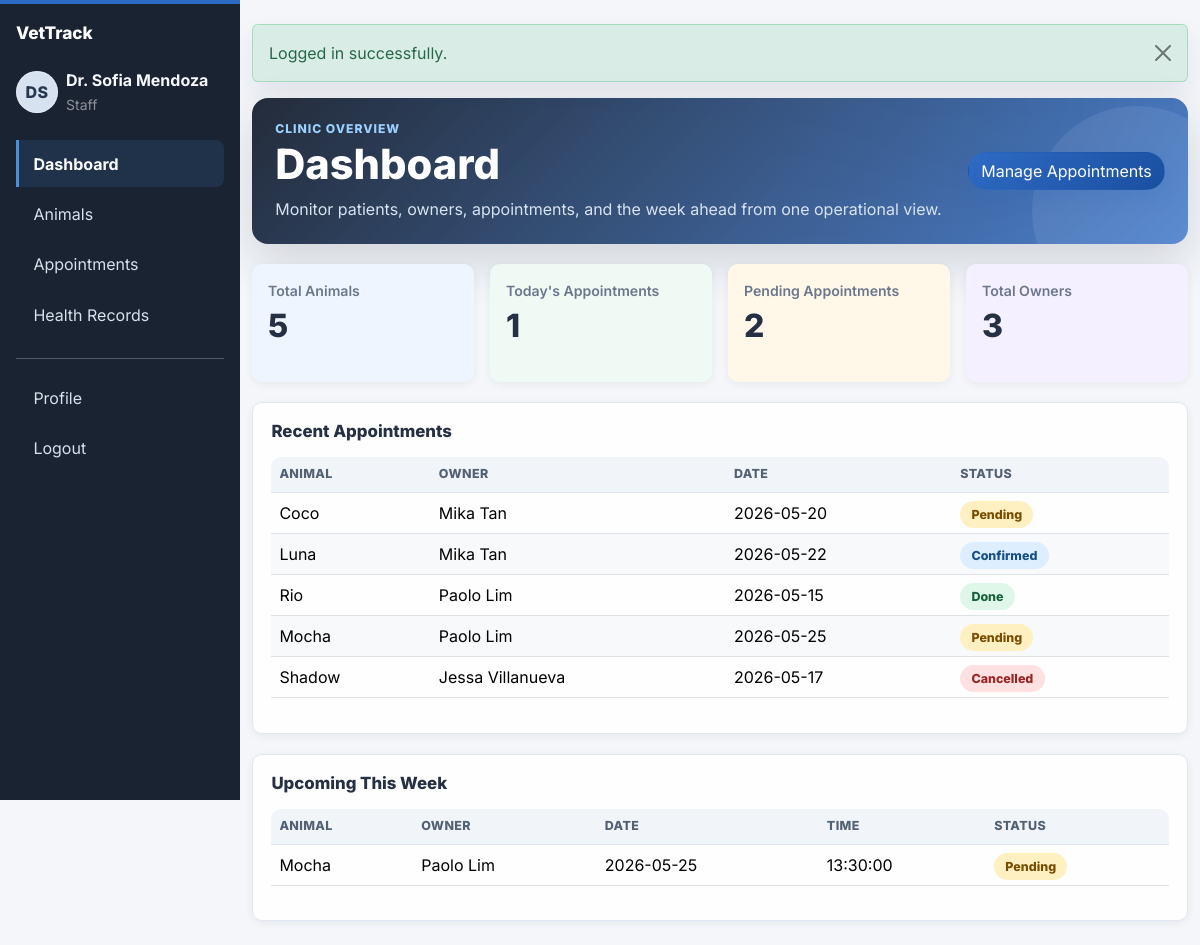
/pages/dashboard.php (signed in), run on the app's committed database.
### tables this page shows
CREATE TABLE appointments (
    id INT UNSIGNED AUTO_INCREMENT PRIMARY KEY,
    animal_id INT UNSIGNED NOT NULL,
    staff_id INT UNSIGNED NULL,
    date DATE NOT NULL,
    time TIME NOT NULL,
    reason TEXT NOT NULL,
    status ENUM('pending','confirmed','done','cancelled') NOT NULL DEFAULT 'pending',
    created_at TIMESTAMP DEFAULT CURRENT_TIMESTAMP,
    CONSTRAINT fk_appointments_animal
        FOREIGN KEY (animal_id)
        REFERENCES animals(id)
        ON DELETE CASCADE
        ON UPDATE CASCADE,
    CONSTRAINT fk_appointments_staff
        FOREIGN KEY (staff_id)
        REFERENCES users(id)
        ON DELETE SET NULL
        ON UPDATE CASCADE
);

CREATE TABLE animals (
    id INT UNSIGNED AUTO_INCREMENT PRIMARY KEY,
    owner_id INT UNSIGNED NOT NULL,
    name VARCHAR(100) NOT NULL,
    species VARCHAR(100) NOT NULL DEFAULT 'other',
    breed VARCHAR(100) DEFAULT NULL,
    age DECIMAL(5,2) DEFAULT NULL,
    weight DECIMAL(6,2) DEFAULT NULL,
    created_at TIMESTAMP DEFAULT CURRENT_TIMESTAMP,
    CONSTRAINT fk_animals_owner
        FOREIGN KEY (owner_id)
        REFERENCES owners(id)
        ON DELETE CASCADE
        ON UPDATE CASCADE
);

CREATE TABLE users (
    id INT UNSIGNED AUTO_INCREMENT PRIMARY KEY,
    name VARCHAR(100) NOT NULL,
    email VARCHAR(150) NOT NULL UNIQUE,
    password VARCHAR(255) NOT NULL,
    role ENUM('admin','staff','owner') NOT NULL DEFAULT 'owner',
    created_at TIMESTAMP DEFAULT CURRENT_TIMESTAMP
);

### includes/functions.php (called while the page is built, shortened)
<?php
function app_url($path = '')
{
    return BASE_URL . ltrim((string) $path, '/');
}

### pages/dashboard.php (the view, shortened to what this page needs)
<?php
require_once __DIR__ . '/../config/db.php';
require_once __DIR__ . '/../includes/functions.php';
$role = $_SESSION['role'] ?? '';
$statusBadgeClasses = [
    'pending' => 'status-pending',
    'confirmed' => 'status-confirmed',
    'done' => 'status-done',
    'cancelled' => 'status-cancelled',
];
if (in_array($role, ['admin', 'staff'], true)) {
    $totalAnimalsStmt = $pdo->prepare('SELECT COUNT(*) AS total FROM animals');
    $totalAnimalsStmt->execute();
    $totalAnimals = (int) ($totalAnimalsStmt->fetch()['total'] ?? 0);
    $todayAppointmentsStmt = $pdo->prepare('SELECT COUNT(*) AS total FROM appointments WHERE date = CURDATE()');
    $todayAppointmentsStmt->execute();
    $todayAppointments = (int) ($todayAppointmentsStmt->fetch()['total'] ?? 0);
    $pendingAppointmentsStmt = $pdo->prepare('SELECT COUNT(*) AS total FROM appointments WHERE status = :status');
    $pendingAppointmentsStmt->execute(['status' => 'pending']);
    $pendingAppointments = (int) ($pendingAppointmentsStmt->fetch()['total'] ?? 0);
    $totalOwnersStmt = $pdo->prepare('SELECT COUNT(*) AS total FROM owners');
    $totalOwnersStmt->execute();
    $totalOwners = (int) ($totalOwnersStmt->fetch()['total'] ?? 0);
    $recentStmt = $pdo->prepare(
        'SELECT appointments.*, animals.name AS animal_name, users.name AS owner_name
         FROM appointments
         INNER JOIN animals ON appointments.animal_id = animals.id
         INNER JOIN owners ON animals.owner_id = owners.id
         INNER JOIN users ON owners.user_id = users.id
         ORDER BY appointments.created_at DESC
         LIMIT 10'
    );
    $recentStmt->execute();
    $recentAppointments = $recentStmt->fetchAll();
    $weekStmt = $pdo->prepare(
        'SELECT appointments.*, animals.name AS animal_name, users.name AS owner_name
         FROM appointments
         INNER JOIN animals ON appointments.animal_id = animals.id
         INNER JOIN owners ON animals.owner_id = owners.id
         INNER JOIN users ON owners.user_id = users.id
         WHERE appointments.date BETWEEN CURDATE() AND DATE_ADD(CURDATE(), INTERVAL 7 DAY)
         ORDER BY appointments.date ASC, appointments.time ASC'
    );
    $weekStmt->execute();
    $upcomingWeek = $weekStmt->fetchAll();
}
include __DIR__ . '/../includes/header.php';
?>
<div class="entity-page dashboard-section">
    <section class="entity-hero">
        <div>
            <div class="entity-kicker">
                <?php echo htmlspecialchars(in_array($role, ['admin', 'staff'], true) ? 'Clinic Overview' : 'Owner Portal', ENT_QUOTES, 'UTF-8'); ?>
            </div>
            <h1 class="entity-title">
                <?php echo htmlspecialchars('Dashboard', ENT_QUOTES, 'UTF-8'); ?>
            </h1>
            <p class="entity-subtitle">
                <?php echo htmlspecialchars(in_array($role, ['admin', 'staff'], true) ? 'Monitor patients, owners, appointments, and the week ahead from one operational view.' : 'Keep your animals, appointments, and latest health updates easy to review.', ENT_QUOTES, 'UTF-8'); ?>
            </p>
        </div>
        <div class="entity-actions">
            <?php if (in_array($role, ['admin', 'staff'], true)): ?>
                <a href="<?php echo htmlspecialchars(app_url('pages/appointments.php'), ENT_QUOTES, 'UTF-8'); ?>" class="btn btn-primary">
                    <?php echo htmlspecialchars('Manage Appointments', ENT_QUOTES, 'UTF-8'); ?>
                </a>
            <?php endif; ?>
        </div>
    </section>
    <?php if (in_array($role, ['admin', 'staff'], true)): ?>
        <div class="row g-3">
            <div class="col-md-3">
                <div class="card border-0 stat-card stat-card-blue">
                    <div class="stat-icon"><?php echo vet_icon('animal'); ?></div>
                    <div class="card-body">
                        <p class="stat-label"><?php echo htmlspecialchars('Total Animals', ENT_QUOTES, 'UTF-8'); ?></p>
                        <h2 class="stat-value"><?php echo htmlspecialchars((string) $totalAnimals, ENT_QUOTES, 'UTF-8'); ?></h2>
                    </div>
                </div>
            </div>
            <div class="col-md-3">
                <div class="card border-0 stat-card stat-card-green">
                    <div class="stat-icon"><?php echo vet_icon('calendar'); ?></div>
                    <div class="card-body">
                        <p class="stat-label"><?php echo htmlspecialchars("Today's Appointments", ENT_QUOTES, 'UTF-8'); ?></p>
                        <h2 class="stat-value"><?php echo htmlspecialchars((string) $todayAppointments, ENT_QUOTES, 'UTF-8'); ?></h2>
                    </div>
                </div>
            </div>
            <div class="col-md-3">
                <div class="card border-0 stat-card stat-card-amber">
                    <div class="stat-icon"><?php echo vet_icon('clipboard'); ?></div>
                    <div class="card-body">
                        <p class="stat-label"><?php echo htmlspecialchars('Pending Appointments', ENT_QUOTES, 'UTF-8'); ?></p>
                        <h2 class="stat-value"><?php echo htmlspecialchars((string) $pendingAppointments, ENT_QUOTES, 'UTF-8'); ?></h2>
                    </div>
                </div>
            </div>
            <div class="col-md-3">
                <div class="card border-0 stat-card stat-card-purple">
                    <div class="stat-icon"><?php echo vet_icon('users'); ?></div>
                    <div class="card-body">
                        <p class="stat-label"><?php echo htmlspecialchars('Total Owners', ENT_QUOTES, 'UTF-8'); ?></p>
                        <h2 class="stat-value"><?php echo htmlspecialchars((string) $totalOwners, ENT_QUOTES, 'UTF-8'); ?></h2>
                    </div>
                </div>
            </div>
        </div>
        <section class="entity-table-card card">
            <div class="card-body">
                <h2 class="section-card-title">
                    <?php echo htmlspecialchars('Recent Appointments', ENT_QUOTES, 'UTF-8'); ?>
                </h2>
                <?php if (empty($recentAppointments)): ?>
                    <p class="empty-state text-muted mb-0"><?php echo htmlspecialchars('No recent appointments.', ENT_QUOTES, 'UTF-8'); ?></p>
                <?php else: ?>
                    <div class="table-responsive">
                        <table class="table table-hover align-middle">
                            <thead>
                            <tr>
                                <th><?php echo htmlspecialchars('Animal', ENT_QUOTES, 'UTF-8'); ?></th>
                                <th><?php echo htmlspecialchars('Owner', ENT_QUOTES, 'UTF-8'); ?></th>
                                <th><?php echo htmlspecialchars('Date', ENT_QUOTES, 'UTF-8'); ?></th>
                                <th><?php echo htmlspecialchars('Status', ENT_QUOTES, 'UTF-8'); ?></th>
                            </tr>
                            </thead>
                            <tbody>
                            <?php foreach ($recentAppointments as $appointment): ?>
                                <?php $badgeClass = $statusBadgeClasses[$appointment['status']] ?? 'secondary'; ?>
                                <tr>
                                    <td><?php echo htmlspecialchars($appointment['animal_name'], ENT_QUOTES, 'UTF-8'); ?></td>
                                    <td><?php echo htmlspecialchars($appointment['owner_name'], ENT_QUOTES, 'UTF-8'); ?></td>
                                    <td><?php echo htmlspecialchars($appointment['date'], ENT_QUOTES, 'UTF-8'); ?></td>
                                    <td>
                                        <span class="status-badge <?php echo htmlspecialchars($badgeClass, ENT_QUOTES, 'UTF-8'); ?>">
                                            <?php echo htmlspecialchars(ucfirst($appointment['status']), ENT_QUOTES, 'UTF-8'); ?>
                                        </span>
                                    </td>
                                </tr>
                            <?php endforeach; ?>
                            </tbody>
                        </table>
                    </div>
                <?php endif; ?>
            </div>
        </section>
        <section class="entity-table-card card">
            <div class="card-body">
                <h2 class="section-card-title">
                    <?php echo htmlspecialchars('Upcoming This Week', ENT_QUOTES, 'UTF-8'); ?>
                </h2>
                <?php if (empty($upcomingWeek)): ?>
                    <p class="empty-state text-muted mb-0"><?php echo htmlspecialchars('No upcoming appointments this week.', ENT_QUOTES, 'UTF-8'); ?></p>
                <?php else: ?>
                    <div class="table-responsive">
                        <table class="table table-hover align-middle">
                            <thead>
                            <tr>
                                <th><?php echo htmlspecialchars('Animal', ENT_QUOTES, 'UTF-8'); ?></th>
                                <th><?php echo htmlspecialchars('Owner', ENT_QUOTES, 'UTF-8'); ?></th>
                                <th><?php echo htmlspecialchars('Date', ENT_QUOTES, 'UTF-8'); ?></th>
                                <th><?php echo htmlspecialchars('Time', ENT_QUOTES, 'UTF-8'); ?></th>
                                <th><?php echo htmlspecialchars('Status', ENT_QUOTES, 'UTF-8'); ?></th>
                            </tr>
                            </thead>
                            <tbody>
                            <?php foreach ($upcomingWeek as $appointment): ?>
                                <?php $badgeClass = $statusBadgeClasses[$appointment['status']] ?? 'secondary'; ?>
                                <tr>
                                    <td><?php echo htmlspecialchars($appointment['animal_name'], ENT_QUOTES, 'UTF-8'); ?></td>
                                    <td><?php echo htmlspecialchars($appointment['owner_name'], ENT_QUOTES, 'UTF-8'); ?></td>
                                    <td><?php echo htmlspecialchars($appointment['date'], ENT_QUOTES, 'UTF-8'); ?></td>
                                    <td><?php echo htmlspecialchars($appointment['time'], ENT_QUOTES, 'UTF-8'); ?></td>
                                    <td>
                                        <span class="status-badge <?php echo htmlspecialchars($badgeClass, ENT_QUOTES, 'UTF-8'); ?>">
                                            <?php echo htmlspecialchars(ucfirst($appointment['status']), ENT_QUOTES, 'UTF-8'); ?>
                                        </span>
                                    </td>
                                </tr>
                            <?php endforeach; ?>
                            </tbody>
                        </table>
                    </div>
                <?php endif; ?>
            </div>
        </section>
    <?php endif; ?>
</div>
<?php include __DIR__ . '/../includes/footer.php'; ?>

### assets/css/style.css (style rules this page uses)
:root { --vet-primary: #2e6bc4; --vet-primary-dark: #1a4fa0; --vet-accent: #4A90D9; --vet-danger: #E53E3E; --vet-sidebar: #1a2332; --vet-bg: #f4f6fa; --vet-text: #253044; --vet-muted: #6b778c; --vet-card-shadow: 0 2px 8px rgba(0, 0, 0, 0.06); }
body { background-color: var(--vet-bg); color: var(--vet-text); font-family: "Inter", system-ui, -apple-system, BlinkMacSystemFont, "Segoe UI", sans-serif; }
.btn-primary { background: linear-gradient(135deg, var(--vet-primary), var(--vet-primary-dark)); border-color: transparent; border-radius: 999px; box-shadow: 0 8px 18px rgba(46, 107, 196, 0.18); }
.card { border: 0; border-radius: 10px; box-shadow: var(--vet-card-shadow); }
.stat-card { position: relative; overflow: hidden; min-height: 118px; border-left: 5px solid var(--stat-color, var(--vet-primary)); background: var(--stat-bg, #eef5ff); }
.stat-card .card-body { position: relative; z-index: 1; }
.stat-card .stat-label { margin-bottom: 0.35rem; color: var(--vet-muted); font-size: 0.88rem; font-weight: 600; }
.stat-card .stat-value { margin: 0; color: var(--vet-text); font-size: 2rem; font-weight: 800; }
.stat-card .stat-icon { position: absolute; top: 1rem; right: 1rem; width: 32px; height: 32px; color: var(--stat-color, var(--vet-primary)); opacity: 0.28; }
.stat-card-blue { --stat-color: #2e6bc4; --stat-bg: #eef5ff; }
.stat-card-green { --stat-color: #2f9e62; --stat-bg: #effaf4; }
.stat-card-amber { --stat-color: #d99019; --stat-bg: #fff7e8; }
.stat-card-purple { --stat-color: #7b61c9; --stat-bg: #f4f0ff; }
.table { --bs-table-bg: transparent; }
.table thead th { color: #526174; background-color: #f1f4f8; border-bottom: 1px solid #dce3ed; font-size: 0.78rem; font-weight: 800; letter-spacing: 0.03em; text-transform: uppercase; }
.table tbody tr:nth-child(even) { background-color: #f8f9fb; }
.table tbody tr { transition: background-color 0.14s ease; }
.badge, .status-badge { border-radius: 999px; padding: 0.38rem 0.7rem; font-size: 0.78rem; font-weight: 800; }
.badge.bg-warning, .status-pending { background-color: #fff0c2 !important; color: #7a4d00 !important; }
.badge.bg-info, .status-confirmed { background-color: #dceeff !important; color: #174f86 !important; }
.badge.bg-success, .status-done { background-color: #dff7e9 !important; color: #17643a !important; }
.badge.bg-danger, .status-cancelled { background-color: #ffe1e1 !important; color: #9b2424 !important; }
.entity-page { display: grid; gap: 1.25rem; }
.entity-hero { position: relative; overflow: hidden; display: flex; align-items: center; justify-content: space-between; gap: 1.5rem; padding: 1.35rem 1.45rem; border-radius: 16px; background: linear-gradient(135deg, rgba(26, 35, 50, 0.96), rgba(46, 107, 196, 0.84)), radial-gradient(circle at 82% 18%, rgba(155, 209, 255, 0.3), transparent 32%); color: #ffffff; box-shadow: 0 18px 46px rgba(26, 35, 50, 0.16); }
.entity-hero::after { content: ""; position: absolute; right: -54px; bottom: -72px; width: 210px; height: 210px; border-radius: 50%; background: rgba(255, 255, 255, 0.08); }
.entity-hero > * { position: relative; z-index: 1; }
.entity-kicker { margin-bottom: 0.35rem; color: #9bd1ff; font-size: 0.76rem; font-weight: 800; letter-spacing: 0.08em; text-transform: uppercase; }
.entity-title { margin: 0; color: #ffffff; font-size: clamp(1.8rem, 4vw, 2.6rem); font-weight: 800; line-height: 1.05; }
.entity-subtitle { max-width: 720px; margin: 0.55rem 0 0; color: #d8e3f2; line-height: 1.65; }
.entity-actions { display: flex; align-items: center; flex-wrap: wrap; gap: 0.65rem; }
.filter-card, .entity-table-card, .form-card, .profile-card { border: 1px solid #dfe7f2; background: rgba(255, 255, 255, 0.94); }
.filter-card .card-body, .entity-table-card .card-body, .form-card .card-body, .profile-card .card-body { padding: 1.15rem; }
.entity-table-card { overflow: hidden; }
.entity-table-card .table-responsive { border-radius: 10px; }
.dashboard-section { display: grid; gap: 1.25rem; }
.section-card-title { display: flex; align-items: center; gap: 0.55rem; margin: 0 0 1rem; color: var(--vet-text); font-size: 1.05rem; font-weight: 800; }

### data on the page
appointments: animal.name "Coco", users.name "Mika Tan", date "2026-05-20", status "Pending"
appointments: animal.name "Luna", users.name "Mika Tan", date "2026-05-22", status "Confirmed"
appointments: animal.name "Rio", users.name "Paolo Lim", date "2026-05-15", status "Done"
appointments: animal.name "Mocha", users.name "Paolo Lim", date "2026-05-25", status "Pending", time "13:30:00"
appointments: animal.name "Shadow", users.name "Jessa Villanueva", date "2026-05-17", status "Cancelled"

### other printed values
get_initials($userName) "DS"
$userName "Dr. Sofia Mendoza"
$userRole "Staff"
$link['label'] "Dashboard"
$link['label'] "Animals"
$link['label'] "Appointments"
$link['label'] "Health Records"
$message "Logged in successfully."
$totalAnimals "5"
$todayAppointments "1"
$pendingAppointments "2"
$totalOwners "3"
